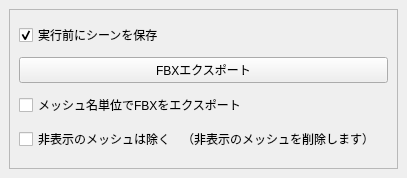
<?xml version="1.0" encoding="UTF-8"?>
<ui version="4.0">
 <class>MainWindow</class>
 <widget class="QMainWindow" name="MainWindow">
  <property name="geometry">
   <rect>
    <x>0</x>
    <y>0</y>
    <width>407</width>
    <height>178</height>
   </rect>
  </property>
  <property name="windowTitle">
   <string>MainWindow</string>
  </property>
  <widget class="QWidget" name="centralwidget">
   <layout class="QVBoxLayout" name="verticalLayout_3">
    <item>
     <widget class="QFrame" name="frame_fbx_export">
      <property name="frameShape">
       <enum>QFrame::StyledPanel</enum>
      </property>
      <property name="frameShadow">
       <enum>QFrame::Raised</enum>
      </property>
      <layout class="QVBoxLayout" name="verticalLayout_2">
       <item>
        <widget class="QCheckBox" name="chk_save_before">
         <property name="text">
          <string>実行前にシーンを保存</string>
         </property>
         <property name="checked">
          <bool>true</bool>
         </property>
        </widget>
       </item>
       <item>
        <widget class="QPushButton" name="btn_export_fbx">
         <property name="toolTip">
          <string>_Outline法線情報をuvにもたせ、fbxフォルダにエクスポートします</string>
         </property>
         <property name="styleSheet">
          <string notr="true"/>
         </property>
         <property name="text">
          <string>FBXエクスポート</string>
         </property>
        </widget>
       </item>
       <item>
        <widget class="QCheckBox" name="chk_export_parts">
         <property name="text">
          <string>メッシュ名単位でFBXをエクスポート</string>
         </property>
         <property name="checked">
          <bool>false</bool>
         </property>
        </widget>
       </item>
       <item>
        <widget class="QCheckBox" name="chk_only_visible">
         <property name="text">
          <string>非表示のメッシュは除く　（非表示のメッシュを削除します）</string>
         </property>
         <property name="checked">
          <bool>false</bool>
         </property>
        </widget>
       </item>
      </layout>
     </widget>
    </item>
   </layout>
  </widget>
  <widget class="QMenuBar" name="menubar">
   <property name="geometry">
    <rect>
     <x>0</x>
     <y>0</y>
     <width>407</width>
     <height>26</height>
    </rect>
   </property>
  </widget>
 </widget>
 <resources/>
 <connections/>
</ui>
